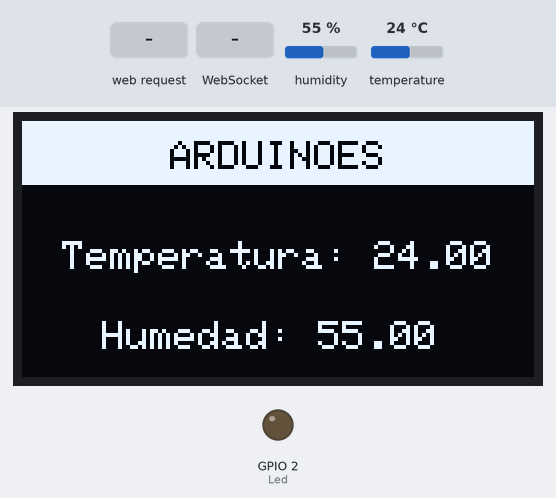
Bench run of a sketch on a simulated ESP32. On the bench: 128×64 one-colour display, output pins drawn as LEDs (lit = HIGH). Inputs (shaded band) come from the test bench; at power-on: humidity 55 %, temperature 24 °C. WiFi joins after 1.5 s; servers stay silent unless stated; storage starts empty; what the sketch prints to the serial monitor is not drawn.

Above: at 2.7 s.
2.8 s: humidity set to 22 %
At 4.4 s:
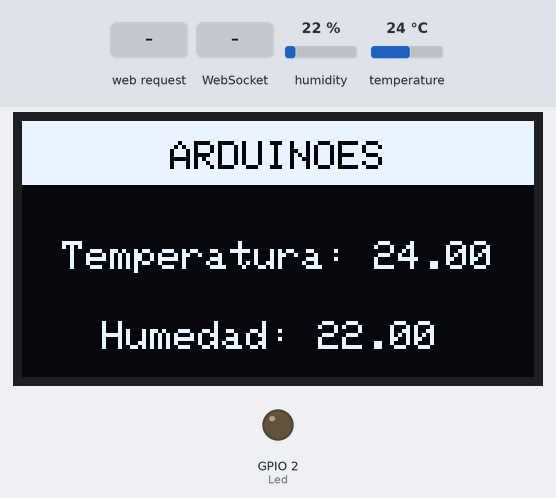
5.1 s: HTTP request GET /led/on received
At 5.8 s:
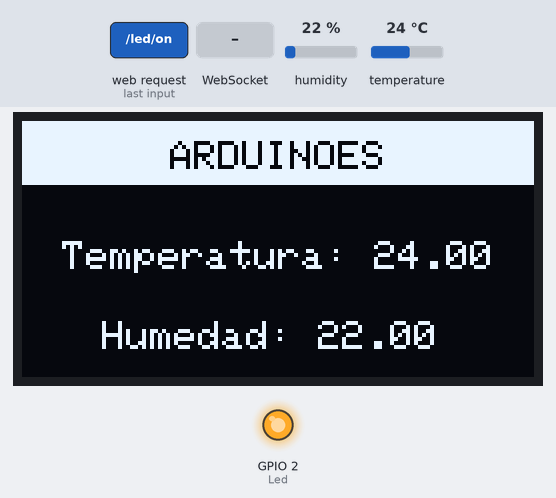
6.6 s: temperature set to 12 °C
At 7.0 s:
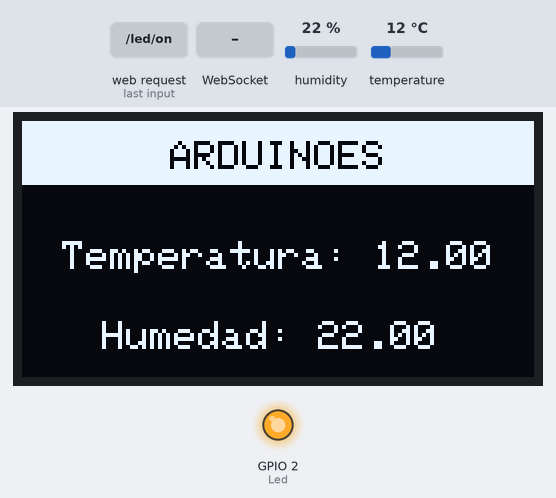
8.2 s: WebSocket text "1" received
At 10.0 s:
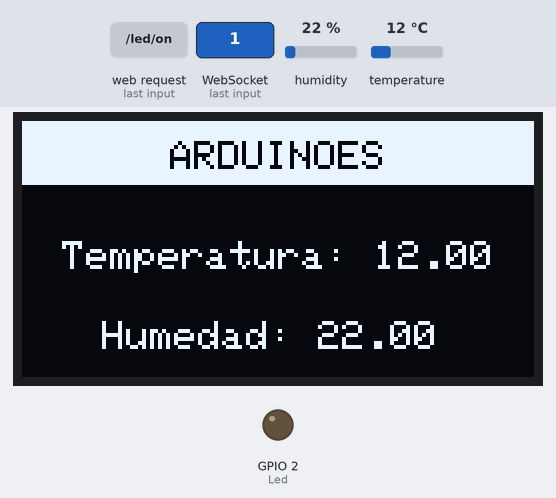
10.3 s: humidity set to 40 %
At 11.8 s:
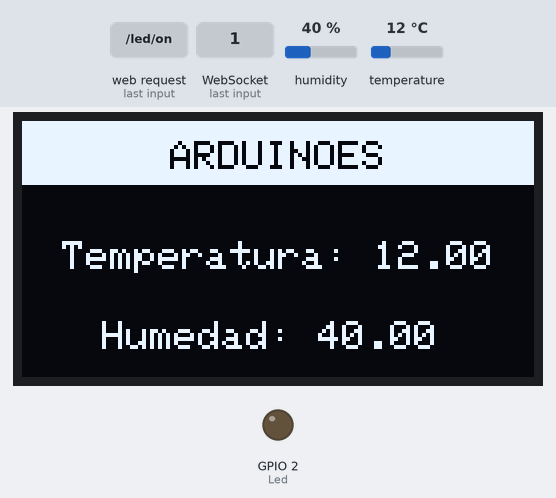
12.4 s: temperature set to 19 °C
Timing chart, 0 to 15.4 s (numbered marks = the images above; inputs shaded):
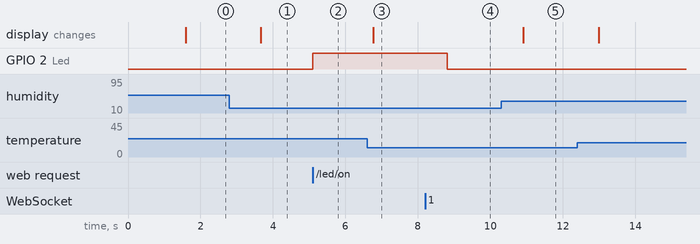

Measured:
- after the input at 2.8 s, the display: changes after 0.86 s (image 1)
- after the input at 5.1 s, GPIO 2 (Led): LOW → HIGH at once
- after the input at 6.6 s, the display: changes after 0.17 s (image 3)
- after the input at 8.2 s, GPIO 2 (Led): HIGH → LOW after 0.61 s
- after the input at 10.3 s, the display: changes after 0.61 s (image 5)

The sketch:

DHTesp.ino
```cpp
#include "WiFi.hpp"
#include "DHTesp.hpp"
#include "ESPAsyncWebServer.hpp"
#include "WebSocketsServerJsonDHTesp.hpp"
#include "SSD1306.hpp"


void setup() {
  Serial.begin(115200);
  pinMode(Led, OUTPUT);
  initDHT ();
  iniciarPantalla ();
  initWiFiStation ();
  initESPAsyncWebServer ();
  initWebSocketsServer ();

}

void loop() {
  websockets.loop();
  escribirPantalla ();
  delay(1000);


}
```

DHTesp.hpp
```cpp
#include "DHTesp.h"

#define DHT_PIN 15

DHTesp dhtSensor;

float temperatura;
float humedad;

void initDHT () {
  dhtSensor.setup(DHT_PIN, DHTesp::DHT22);
}

void dataDHT () {
  TempAndHumidity  data = dhtSensor.getTempAndHumidity();
  temperatura = dhtSensor.getTemperature();
  humedad = dhtSensor.getHumidity();
  Serial.println("Temperatura: " + String(data.temperature, 2) + "°C");
  Serial.println("Humedad: " + String(data.humidity, 1) + "%");
  Serial.println("---");
  delay(1000);
}
```

ESPAsyncWebServer.hpp
```cpp
// Descarga la herramienta Sketch Data Upload
// https://github.com/me-no-dev/arduino-esp32fs-plugin/releases/

// Biblotecas
#include "ESPAsyncWebServer.h"
#include "SPIFFS.h"

#define Led 2

// Instancia / constructor
AsyncWebServer server(80);

// Funciones / métodos
void initESPAsyncWebServer (){
  // Initialize SPIFFS
  if(!SPIFFS.begin(true)){
    Serial.println("A ocurrido un error al montando SPIFFS");
    return;
  }
  server.begin();
  server.on("/", HTTP_GET, [](AsyncWebServerRequest * request) {
    request->send(SPIFFS, "/index.html", "text/html");
    });
  server.on("/led/on", HTTP_GET, [](AsyncWebServerRequest * request) {
    digitalWrite(Led, HIGH);
    request->send(SPIFFS, "/index.html", "text/html");
    });
  server.on("/led/off", HTTP_GET, [](AsyncWebServerRequest * request) {
    digitalWrite(Led, LOW);
    request->send(SPIFFS, "/index.html", "text/html");
    });
}
```

SSD1306.hpp
```cpp
//  Biblietecas pantalla OLED "SSD1306"
#include <Wire.h>
#include <Adafruit_GFX.h>
#include <Adafruit_SSD1306.h>

// Configuración
#define SCREEN_WIDTH 128 // Pantalla OLED ancho, en pixeles
#define SCREEN_HEIGHT 64 // Pantalla OLED alto, en pixeles
#define OLED_RESET -1
#define SCREEN_ADDRESS 0x3c

// Instancia / constructor
Adafruit_SSD1306 display(SCREEN_WIDTH, SCREEN_HEIGHT, &Wire, OLED_RESET);

// Función / método
void escribirPantalla() {
  TempAndHumidity  data = dhtSensor.getTempAndHumidity();
  float t = data.temperature;
  float h = data.humidity;
  display.clearDisplay();
  display.fillRect(0, 0, 128, 16, WHITE);
  display.setTextSize(2);
  display.setTextColor(SSD1306_BLACK);
  display.setCursor(10, 0);

//  if (rele == true) {
//  display.print(F("Encendido"));
//  }
//  else {
//   display.print(F("Apagado"));
//  }

  display.setTextSize(1);
  display.setTextColor(SSD1306_WHITE);
  display.setCursor(37, 5);
  display.setTextColor(SSD1306_BLACK);
  display.print(F("ARDUINOES"));
  display.setTextColor(SSD1306_WHITE);
  display.setCursor(10, 30);
  display.print(F("Temperatura: "));
  display.println(t);
  display.setCursor(20, 50);
  display.print(F("Humedad: "));
  display.println(h);
  display.display();
}
void iniciarPantalla () {
  // SSD1306_SWITCHCAPVCC = ajusta el vontaje a 3.3V
  if(!display.begin(SSD1306_SWITCHCAPVCC, SCREEN_ADDRESS)) {
    Serial.println(F("SSD1306 error de asignación"));
    for(;;); // bucle infinito => while(true)
  }
}
```

WebSocketsServerJsonDHTesp.hpp
```cpp
// Bibliotecas
#include <WebSocketsServer.h>
#include <ArduinoJson.h>
#include <Ticker.h>

// Configuración
#define Led 2

void enviarDatosSensorWebsockets ();

// Instancia / constructor
WebSocketsServer websockets(81);
Ticker timer;

// Funciones / Métodos
void webSocketEvent(uint8_t num, WStype_t type, uint8_t * payload, size_t length) {
  switch (type) {
    case WStype_DISCONNECTED:
      Serial.printf("[%u] ¡Desconectado!\n", num);
      break;
    case WStype_CONNECTED: {
        IPAddress ip = websockets.remoteIP(num);
        Serial.printf("[%u] Conectado en %d.%d.%d.%d url: %s\n", num, ip[0], ip[1], ip[2], ip[3], payload);
      }
      break;
    case WStype_TEXT:
      Serial.printf("[%u] Texto: %s\n", num, payload);
      String mensaje = String((char*)( payload));
      Serial.println(mensaje);
      DynamicJsonDocument doc(200); // documento (capacidad)
      DeserializationError error = deserializeJson(doc, mensaje);
        if (error) {
        Serial.print("deserializeJson() failed: ");
        Serial.println(error.c_str());
        return;
        }
      int estadoLed = doc["Led"]; // el estado será de 0 o 1
      digitalWrite(Led,estadoLed);
      }
}

void enviarDatosSensorWebsockets () {
  TempAndHumidity  data = dhtSensor.getTempAndHumidity();
  float t = data.temperature;
  float h = data.humidity;
  if (isnan(h) || isnan(t) ) {
    Serial.println(F("Fallo de lectura en sensor DHT!"));
    return;
    }
  String JSON_Data = "{\"temp\":";
         JSON_Data += t;
         JSON_Data += ",\"hum\":";
         JSON_Data += h;
         JSON_Data += "}";
   Serial.println(JSON_Data);
   websockets.broadcastTXT(JSON_Data);  // envia datos a todos los clientes conectados
}

void initWebSocketsServer () {
  websockets.begin();
  websockets.onEvent(webSocketEvent);
  timer.attach(5,enviarDatosSensorWebsockets);
}
```

WiFi.hpp
```cpp
// Biblioteca
#include <WiFi.h>

const char* nombre_red = "studiomiranda";
const char* contrasena = "88888888";

// Función / método
void initWiFiAccessPoint () {
  WiFi.softAP(nombre_red, contrasena);
  Serial.println("soft Access Point: ");
  Serial.println(WiFi.softAPIP());
}

void initWiFiStation () {
  WiFi.begin(nombre_red, contrasena);
  Serial.print("Conectando...");
  while (WiFi.status() != WL_CONNECTED)
  {
    delay(500);
    Serial.print(".");
  }
  Serial.println();
  Serial.print("Conectado, dirección IP: ");
  Serial.println(WiFi.localIP());
}

void initWiFiAccessPointStation () {
 WiFi.mode(WIFI_AP_STA);
  WiFi.begin( nombre_red, contrasena );
  while (WiFi.status() != WL_CONNECTED) {
    delay(1000);
    Serial.println("¡Conectando en modo estación!");
  }
  Serial.print("Dirección IP: ");
  Serial.println(WiFi.localIP());
  Serial.println();
}
```
